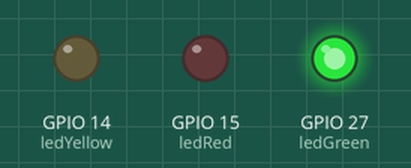
Recording of a program running on a simulated ESP32 board running MicroPython. On the bench: output pins drawn as LEDs (lit = HIGH). Wiring (from the project's diagram.json): yellow LED on GPIO 14, red LED on GPIO 15, green LED on GPIO 27.

Above: at 1.5 s.
At 3.5 s:
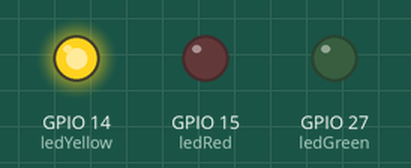
At 6.5 s:
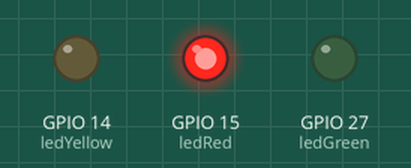
Timing chart, 0 to 11.7 s (numbered marks = the images above):
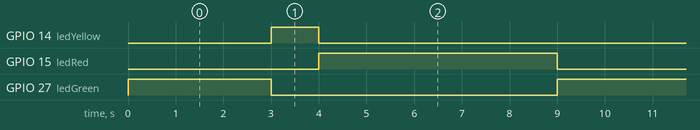

Measured:
- by itself, GPIO 14 (ledYellow): alternates HIGH for 1.0 s and LOW for 8.0 s
- by itself, GPIO 15 (ledRed): alternates HIGH for 5.0 s and LOW for 4.0 s
- by itself, GPIO 27 (ledGreen): alternates HIGH for 3.0 s and LOW for 6.0 s

The program:

main.py
```python
import machine
import time

ledRed = machine.Pin(15, machine.Pin.OUT)
ledYellow = machine.Pin(14, machine.Pin.OUT)
ledGreen = machine.Pin(27, machine.Pin.OUT)

while True:
    ledGreen.value(1)
    time.sleep(3)
    ledGreen.value(0)
    ledYellow.value(1)
    time.sleep(1)
    ledYellow.value(0)
    ledRed.value(1)
    time.sleep(5)
    ledRed.value(0)
```
